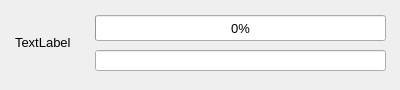
<?xml version="1.0" encoding="UTF-8"?>
<ui version="4.0">
 <class>UploadPopup</class>
 <widget class="QWidget" name="UploadPopup">
  <property name="geometry">
   <rect>
    <x>0</x>
    <y>0</y>
    <width>400</width>
    <height>90</height>
   </rect>
  </property>
  <property name="sizePolicy">
   <sizepolicy hsizetype="Preferred" vsizetype="Preferred">
    <horstretch>0</horstretch>
    <verstretch>0</verstretch>
   </sizepolicy>
  </property>
  <property name="minimumSize">
   <size>
    <width>400</width>
    <height>90</height>
   </size>
  </property>
  <property name="maximumSize">
   <size>
    <width>400</width>
    <height>90</height>
   </size>
  </property>
  <property name="sizeIncrement">
   <size>
    <width>10</width>
    <height>10</height>
   </size>
  </property>
  <property name="baseSize">
   <size>
    <width>10</width>
    <height>10</height>
   </size>
  </property>
  <property name="font">
   <font>
    <family>Arial</family>
    <pointsize>10</pointsize>
   </font>
  </property>
  <property name="windowTitle">
   <string>Device Setup</string>
  </property>
  <widget class="QProgressBar" name="progressBar">
   <property name="geometry">
    <rect>
     <x>95</x>
     <y>15</y>
     <width>291</width>
     <height>26</height>
    </rect>
   </property>
   <property name="maximum">
    <number>100</number>
   </property>
   <property name="value">
    <number>0</number>
   </property>
   <property name="alignment">
    <set>Qt::AlignCenter</set>
   </property>
   <property name="textVisible">
    <bool>true</bool>
   </property>
   <property name="orientation">
    <enum>Qt::Horizontal</enum>
   </property>
   <property name="invertedAppearance">
    <bool>false</bool>
   </property>
   <property name="textDirection">
    <enum>QProgressBar::TopToBottom</enum>
   </property>
  </widget>
  <widget class="QLineEdit" name="statusText">
   <property name="geometry">
    <rect>
     <x>95</x>
     <y>50</y>
     <width>291</width>
     <height>21</height>
    </rect>
   </property>
  </widget>
  <widget class="QLabel" name="icon">
   <property name="geometry">
    <rect>
     <x>15</x>
     <y>10</y>
     <width>64</width>
     <height>64</height>
    </rect>
   </property>
   <property name="text">
    <string>TextLabel</string>
   </property>
  </widget>
 </widget>
 <resources/>
 <connections/>
 <designerdata>
  <property name="gridDeltaX">
   <number>5</number>
  </property>
  <property name="gridDeltaY">
   <number>5</number>
  </property>
  <property name="gridSnapX">
   <bool>true</bool>
  </property>
  <property name="gridSnapY">
   <bool>true</bool>
  </property>
  <property name="gridVisible">
   <bool>true</bool>
  </property>
 </designerdata>
</ui>
